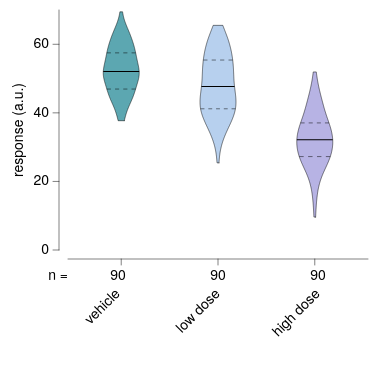

Describe this chart as a Vega-Lite specification.
### Vega-Lite specification from a JSON file in a GitHub repository (floating-point values rounded to 4 significant figures; data arrays with more than 128 entries replaced by an {"elided": "..."} marker saying what was removed)
{"background": null, "config": {"arc": {"fill": "#DBDBDB", "fillOpacity": 1.0, "innerRadius": 30.0, "padAngle": 0.03, "stroke": "black", "strokeOpacity": 1, "strokeWidth": 0.25}, "area": {"fill": "#DBDBDB", "fillOpacity": 1.0, "stroke": "black", "strokeOpacity": 1, "strokeWidth": 0.25}, "axis": {"domain": true, "domainCap": "round", "domainColor": "black", "domainWidth": 0.25, "grid": false, "gridCap": "round", "gridColor": "#F1F1F1", "gridDash": [0, 0], "gridOpacity": 1.0, "gridWidth": 0.25, "labelColor": "black", "labelFont": "Helvetica Neue, HelveticaNeue, Helvetica, Arial, sans-serif", "labelFontSize": 7, "labelFontStyle": "normal", "labelFontWeight": 400, "offset": 4.5, "ticks": true, "tickCap": "round", "tickColor": "black", "tickRound": false, "tickSize": 3, "tickWidth": 0.25, "titleColor": "black", "titleFont": "Helvetica Neue, HelveticaNeue, Helvetica, Arial, sans-serif", "titleFontSize": 7, "titleFontStyle": "normal", "titleFontWeight": 400}, "axisX": {"domain": true, "labelAlign": "center", "labelAngle": 0, "labels": true, "ticks": true, "translate": 0}, "axisY": {"domain": true, "labelAlign": "right", "labelAngle": 0, "labels": true, "ticks": true, "translate": 0}, "axisRight": {"domain": true, "labelAlign": "left", "labelAngle": 0, "labels": true, "ticks": true, "translate": 0}, "axisTop": {"domain": true, "labelAlign": "center", "labelAngle": 0, "labels": true, "ticks": true, "translate": 0}, "axisBand": {"tickOffset": 0}, "bar": {"fill": "#DBDBDB", "fillOpacity": 1.0, "stroke": "black", "strokeOpacity": 1, "strokeWidth": 0.25}, "boxplot": {"size": 10.8, "ticks": {"cornerRadius": 0.25, "fill": "black", "opacity": 1, "size": 5.4, "thickness": 0.25}, "box": {"fillOpacity": 1.0, "stroke": "black", "strokeOpacity": 1, "strokeWidth": 0.25}, "median": {"cornerRadius": 0, "fill": "black", "fillOpacity": 1.0, "opacity": 1, "size": 10.8, "thickness": 0.25}, "rule": {"fill": "black", "fillOpacity": 1.0, "size": 12.0, "stroke": "black", "strokeDash": [0, 0], "strokeOpacity": 1, "strokeWidth": 0.25}, "outliers": {"color": "black", "fill": "black", "fillOpacity": 1.0, "size": 0, "stroke": "black", "strokeOpacity": 1, "strokeWidth": 0.25}}, "circle": {"fill": "black", "fillOpacity": 1.0, "size": 1.5, "stroke": null, "strokeOpacity": 1, "strokeWidth": 0.25}, "errorband": {"band": {"fillOpacity": 0.6, "stroke": null, "strokeWidth": 0.25, "strokeOpacity": 1}, "borders": {"opacity": 0, "strokeOpacity": 0.25, "strokeWidth": 1}}, "errorbar": {"opacity": 1, "rule": {"strokeDash": [0, 0], "strokeWidth": 0.25}, "ticks": {"color": "black", "cornerRadius": 0.125, "opacity": 1, "size": 7.2, "thickness": 0.25}, "thickness": 0.25}, "font": "Helvetica Neue, HelveticaNeue, Helvetica, Arial, sans-serif", "geoshape": {"fill": "#DBDBDB", "fillOpacity": 1.0, "stroke": "black", "strokeOpacity": 1, "strokeWidth": 0.25}, "header": {"labelColor": "black", "labelFont": "Helvetica Neue, HelveticaNeue, Helvetica, Arial, sans-serif", "labelFontSize": 7, "labelFontStyle": "normal", "labelFontWeight": 400, "titleColor": "black", "titleFont": "Helvetica Neue, HelveticaNeue, Helvetica, Arial, sans-serif", "titleFontSize": 7, "titleFontStyle": "normal", "titleFontWeight": 400, "titlePadding": 0}, "legend": {"disable": false, "offset": 4.5, "titlePadding": 4, "labelOffset": 2, "gradientLabelOffset": 2, "gradientLength": 60.0, "gradientThickness": 6.0, "gradientOpacity": 1.0, "gradientStrokeColor": "black", "gradientStrokeWidth": 0.25, "labelColor": "black", "labelFont": "Helvetica Neue, HelveticaNeue, Helvetica, Arial, sans-serif", "labelFontSize": 7, "labelFontStyle": "normal", "labelFontWeight": 400, "strokeColor": "black", "strokeWidth": 0, "symbolSize": 42, "symbolStrokeColor": "black", "symbolStrokeWidth": 0.25, "titleColor": "black", "titleFont": "Helvetica Neue, HelveticaNeue, Helvetica, Arial, sans-serif", "titleFontSize": 7, "titleFontStyle": "normal", "titleFontWeight": 400}, "line": {"color": "black", "stroke": "black", "strokeCap": "round", "strokeDash": [0, 0], "strokeOpacity": 1, "strokeWidth": 0.5}, "point": {"filled": true, "fill": "#DBDBDB", "fillOpacity": 1.0, "size": 6.0, "stroke": "black", "strokeOpacity": 1, "strokeWidth": 0.25}, "range": {"category": ["#5CA7B1", "#B7D0EE", "#B7B3E4", "#B3DAB5", "#F5E1B3", "#3D727B", "#809DC7", "#867DAC", "#80A988", "#CBB17A", "#204148", "#546B94", "#584C77", "#507B5F", "#9D824D"], "diverging": {"scheme": ["#6F572A", "#876E43", "#9E875F", "#B5A17F", "#CABBA2", "#DCD6CC", "#F4F1E9", "#C9D7DA", "#9DBFC6", "#78A5AF", "#558B96", "#36717C", "#1A5762"]}, "heatmap": {"scheme": ["#32022B", "#43044D", "#4C196E", "#4D338C", "#484DA6", "#3A68BB", "#1D83CA", "#1D9CCB", "#23B5C9", "#28CDC5", "#4DE0B4", "#91EE9F"]}, "ordinal": {"scheme": ["#F1F1F1", "#DBDBDB", "#C6C6C6", "#B2B2B2", "#9D9D9D", "#898989", "#767676", "#636363", "#515151", "#404040", "#2F2F2F", "#1F1F1F"]}, "ramp": {"scheme": ["#32022B", "#43044D", "#4C196E", "#4D338C", "#484DA6", "#3A68BB", "#1D83CA", "#1D9CCB", "#23B5C9", "#28CDC5", "#4DE0B4", "#91EE9F"]}}, "rule": {"color": "black", "stroke": "black", "strokeCap": "round", "strokeDash": [2, 2], "strokeOpacity": 1, "strokeWidth": 0.25}, "scale": {"bandPaddingInner": 0.1, "bandPaddingOuter": 0.1, "round": false}, "rect": {"fill": "#DBDBDB", "fillOpacity": 1.0, "stroke": "black", "strokeOpacity": 1, "strokeWidth": 0.25}, "square": {"fill": "#DBDBDB", "fillOpacity": 1.0, "size": 12.0, "stroke": "black", "strokeOpacity": 1, "strokeWidth": 0.25}, "text": {"color": "black", "font": "Helvetica Neue, HelveticaNeue, Helvetica, Arial, sans-serif", "fontSize": 7, "fontStyle": "normal", "fontWeight": 400}, "tick": {"color": "black", "cornerRadius": 0.125, "opacity": 1.0, "size": 10.8, "thickness": 0.25}, "title": {"anchor": "middle", "frame": "group", "color": "black", "font": "Helvetica Neue, HelveticaNeue, Helvetica, Arial, sans-serif", "fontSize": 7, "fontStyle": "normal", "fontWeight": 400, "subtitleColor": "black", "subtitleFont": "Helvetica Neue, HelveticaNeue, Helvetica, Arial, sans-serif", "subtitleFontSize": "Helvetica Neue, HelveticaNeue, Helvetica, Arial, sans-serif", "subtitleFontStyle": "normal", "subtitleFontWeight": 400}, "trail": {"color": "black", "opacity": 1, "size": 0.5}, "view": {"continuousWidth": 150, "continuousHeight": 120, "discreteWidth": 150, "discreteHeight": 120, "fill": null, "stroke": null, "strokeWidth": 0.25}}, "vconcat": [{"layer": [{"data": {"name": "data-b188c3ebfe0d2a5d1f665d1d7dc7d193"}, "mark": {"type": "line", "fillOpacity": 1.0, "filled": true, "stroke": "black", "strokeOpacity": 1, "strokeWidth": 0.25}, "encoding": {"color": {"field": "__group", "legend": null, "scale": {"domain": ["vehicle", "low dose", "high dose"]}, "sort": ["vehicle", "low dose", "high dose"], "title": null, "type": "nominal"}, "order": {"field": "__order", "type": "quantitative"}, "x": {"axis": null, "field": "__x", "scale": {"domain": [0, 150], "padding": 0}, "type": "quantitative"}, "y": {"field": "__y", "title": "response (a.u.)", "type": "quantitative"}}}, {"data": {"values": [{"__group": "vehicle", "__y": 46.94, "__x": 19.4, "__x2": 33.82, "__dysonsphere__": 1}]}, "mark": {"type": "rule", "color": "black", "strokeCap": "butt", "strokeDash": [2.06, 2.06], "strokeWidth": 0.25}, "encoding": {"x": {"axis": null, "field": "__x", "scale": {"domain": [0, 150], "padding": 0}, "type": "quantitative"}, "x2": {"field": "__x2"}, "y": {"field": "__y", "title": "response (a.u.)", "type": "quantitative"}}}, {"data": {"values": [{"__group": "vehicle", "__y": 57.5, "__x": 19.39, "__x2": 33.84, "__dysonsphere__": 1}]}, "mark": {"type": "rule", "color": "black", "strokeCap": "butt", "strokeDash": [2.065, 2.065], "strokeWidth": 0.25}, "encoding": {"x": {"axis": null, "field": "__x", "scale": {"domain": [0, 150], "padding": 0}, "type": "quantitative"}, "x2": {"field": "__x2"}, "y": {"field": "__y", "title": "response (a.u.)", "type": "quantitative"}}}, {"data": {"values": [{"__group": "low dose", "__y": 41.18, "__x": 66.29, "__x2": 83.71, "__dysonsphere__": 1}]}, "mark": {"type": "rule", "color": "black", "strokeCap": "butt", "strokeDash": [1.936, 1.936], "strokeWidth": 0.25}, "encoding": {"x": {"axis": null, "field": "__x", "scale": {"domain": [0, 150], "padding": 0}, "type": "quantitative"}, "x2": {"field": "__x2"}, "y": {"field": "__y", "title": "response (a.u.)", "type": "quantitative"}}}, {"data": {"values": [{"__group": "low dose", "__y": 55.41, "__x": 67.64, "__x2": 82.36, "__dysonsphere__": 1}]}, "mark": {"type": "rule", "color": "black", "strokeCap": "butt", "strokeDash": [2.102, 2.102], "strokeWidth": 0.25}, "encoding": {"x": {"axis": null, "field": "__x", "scale": {"domain": [0, 150], "padding": 0}, "type": "quantitative"}, "x2": {"field": "__x2"}, "y": {"field": "__y", "title": "response (a.u.)", "type": "quantitative"}}}, {"data": {"values": [{"__group": "high dose", "__y": 27.25, "__x": 115.6, "__x2": 131.2, "__dysonsphere__": 1}]}, "mark": {"type": "rule", "color": "black", "strokeCap": "butt", "strokeDash": [2.219, 2.219], "strokeWidth": 0.25}, "encoding": {"x": {"axis": null, "field": "__x", "scale": {"domain": [0, 150], "padding": 0}, "type": "quantitative"}, "x2": {"field": "__x2"}, "y": {"field": "__y", "title": "response (a.u.)", "type": "quantitative"}}}, {"data": {"values": [{"__group": "high dose", "__y": 37.07, "__x": 116.3, "__x2": 130.5, "__dysonsphere__": 1}]}, "mark": {"type": "rule", "color": "black", "strokeCap": "butt", "strokeDash": [2.032, 2.032], "strokeWidth": 0.25}, "encoding": {"x": {"axis": null, "field": "__x", "scale": {"domain": [0, 150], "padding": 0}, "type": "quantitative"}, "x2": {"field": "__x2"}, "y": {"field": "__y", "title": "response (a.u.)", "type": "quantitative"}}}, {"data": {"values": [{"__group": "vehicle", "__y": 51.94, "__x": 17.62, "__x2": 35.6, "__dysonsphere__": 1}, {"__group": "vehicle", "__y": 52.07, "__x": 17.63, "__x2": 35.59, "__dysonsphere__": 1}, {"__group": "vehicle", "__y": 52.08, "__x": 17.63, "__x2": 35.59, "__dysonsphere__": 1}, {"__group": "vehicle", "__y": 52.23, "__x": 17.65, "__x2": 35.57, "__dysonsphere__": 1}, {"__group": "low dose", "__y": 47.53, "__x": 66.69, "__x2": 83.31, "__dysonsphere__": 1}, {"__group": "low dose", "__y": 47.59, "__x": 66.7, "__x2": 83.3, "__dysonsphere__": 1}, {"__group": "low dose", "__y": 47.67, "__x": 66.72, "__x2": 83.28, "__dysonsphere__": 1}, {"__group": "low dose", "__y": 47.79, "__x": 66.74, "__x2": 83.26, "__dysonsphere__": 1}, {"__group": "low dose", "__y": 47.82, "__x": 66.75, "__x2": 83.25, "__dysonsphere__": 1}, {"__group": "high dose", "__y": 32.02, "__x": 114.4, "__x2": 132.4, "__dysonsphere__": 1}, {"__group": "high dose", "__y": 32.15, "__x": 114.4, "__x2": 132.4, "__dysonsphere__": 1}, {"__group": "high dose", "__y": 32.17, "__x": 114.4, "__x2": 132.4, "__dysonsphere__": 1}, {"__group": "high dose", "__y": 32.32, "__x": 114.4, "__x2": 132.3, "__dysonsphere__": 1}]}, "mark": {"type": "area", "fill": "black", "fillOpacity": 1, "opacity": 1, "stroke": null, "strokeWidth": 0}, "encoding": {"detail": {"field": "__group", "type": "nominal"}, "x": {"axis": null, "field": "__x", "scale": {"domain": [0, 150], "padding": 0}, "type": "quantitative"}, "x2": {"field": "__x2"}, "y": {"field": "__y", "title": "response (a.u.)", "type": "quantitative"}}}, {"data": {"name": "data-6bd39c6bd4525748c4c119aba5f817af"}, "mark": {"type": "bar", "opacity": 0}, "encoding": {"x": {"axis": {"labels": false, "title": null}, "field": "condition", "scale": {"domain": ["vehicle", "low dose", "high dose"]}, "sort": ["vehicle", "low dose", "high dose"], "title": "condition", "type": "nominal"}}, "transform": [{"filter": "false"}]}], "resolve": {"axis": {"x": "independent"}}}, {"layer": [{"data": {"name": "data-f7b265060270c2eb724ce184e30b4700"}, "mark": {"type": "text", "align": "right", "baseline": "middle", "fontSize": 7}, "encoding": {"text": {"field": "__label", "type": "nominal"}, "x": {"value": 0}, "y": {"axis": {"domain": false, "grid": false, "labels": false, "ticks": false, "title": null}, "bandPosition": 0.5, "field": "__label", "scale": {"domain": ["n ="], "range": [0, 10]}, "sort": ["n ="], "type": "nominal"}}}, {"data": {"name": "data-dca18eeb21462a62762b1477ff6ba404"}, "mark": {"type": "text", "align": "center", "baseline": "middle", "fontSize": 7}, "encoding": {"text": {"field": "__value", "type": "nominal"}, "x": {"axis": {"domain": false, "grid": false, "labels": false, "ticks": false, "title": null}, "field": "__category", "scale": {"domain": ["vehicle", "low dose", "high dose"]}, "sort": ["vehicle", "low dose", "high dose"], "type": "nominal"}, "y": {"axis": {"domain": false, "grid": false, "labels": false, "ticks": false, "title": null}, "bandPosition": 0.5, "field": "__label", "scale": {"domain": ["n ="], "range": [0, 10]}, "sort": ["n ="], "type": "nominal"}}}, {"data": {"name": "data-4cf944eb84cc13600bd0d35cc72b7292"}, "mark": {"type": "text", "align": "right", "angle": 315, "baseline": "middle", "fontSize": 7}, "encoding": {"text": {"field": "__display", "type": "nominal"}, "x": {"axis": {"domain": false, "grid": false, "labels": false, "ticks": false, "title": null}, "field": "__category", "scale": {"domain": ["vehicle", "low dose", "high dose"]}, "sort": ["vehicle", "low dose", "high dose"], "type": "nominal"}, "y": {"value": 12.8}}}], "height": 42, "view": {"fill": null, "stroke": null}, "width": 150}], "resolve": {"scale": {"x": "shared"}}, "spacing": 0, "$schema": "https://vega.github.io/schema/vega-lite/v6.4.1.json", "datasets": {"data-b188c3ebfe0d2a5d1f665d1d7dc7d193": {"elided": "1203 records"}, "data-6bd39c6bd4525748c4c119aba5f817af": {"elided": "270 records"}, "data-f7b265060270c2eb724ce184e30b4700": [{"__label": "n =", "__dysonsphere__": 1}], "data-dca18eeb21462a62762b1477ff6ba404": [{"__label": "n =", "__category": "vehicle", "__value": "90", "__dysonsphere__": 1}, {"__label": "n =", "__category": "low dose", "__value": "90", "__dysonsphere__": 1}, {"__label": "n =", "__category": "high dose", "__value": "90", "__dysonsphere__": 1}], "data-4cf944eb84cc13600bd0d35cc72b7292": [{"__category": "vehicle", "__display": "vehicle", "__dysonsphere__": 1}, {"__category": "low dose", "__display": "low dose", "__dysonsphere__": 1}, {"__category": "high dose", "__display": "high dose", "__dysonsphere__": 1}]}}
